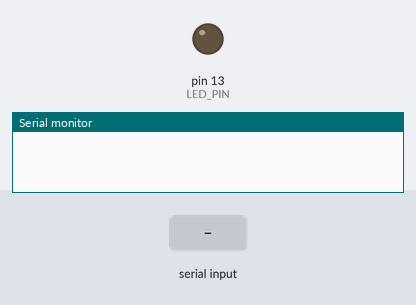
Simulated run of this sketch. Board: Arduino Uno, built with avr-gcc and run on an emulated ATmega328P. Shown: output pins drawn as LEDs (lit = HIGH), the last lines printed to the serial monitor. Dashed ring = blinking. The inputs (shaded band) are chosen by the test bench.

Above: at 1.2 s.
1.3 s: "b" received over Serial
At 1.55 s:
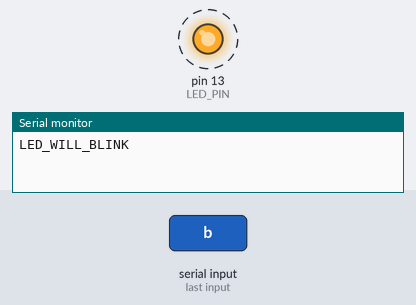
4.3 s: "u" received over Serial
At 5.5 s:
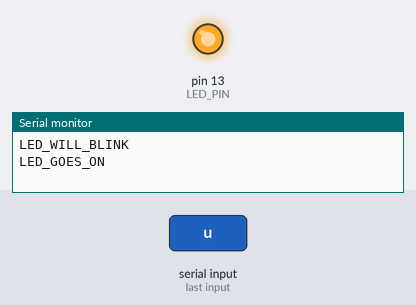
5.8 s: "d" received over Serial
At 6.7 s:
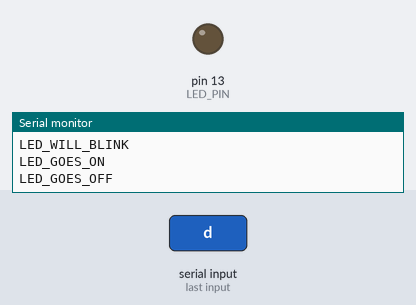
Timing chart, 0 to 8.8 s (numbered marks = the images above; inputs shaded):
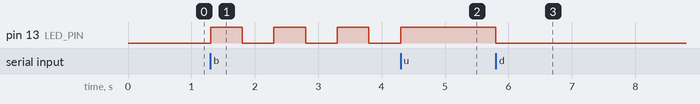

Measured:
- after the input at 1.3 s, pin 13 (LED_PIN): alternates HIGH for 0.50 s and LOW for 0.50 s, starting at once
- after the input at 4.3 s, pin 13 (LED_PIN): goes on until 4.3 s, then stays HIGH
- after the input at 5.8 s, pin 13 (LED_PIN): HIGH → LOW at once

The sketch:

actuator.ino
```cpp
// Управление светодиодом по UART: 'u' - вкл, 'd' - выкл, 'b' - мигание.
// Пин 13 - встроенный LED на большинстве плат (Uno/Nano).

#define LED_PIN 13

char cmd_mode = 'd';   // 'u': on, 'd': off, 'b': blink
bool led_on = false;
uint32_t blink_ts = 0;
const uint16_t BLINK_MS = 500;

void setup() {
  Serial.begin(9600);
  pinMode(LED_PIN, OUTPUT);
  digitalWrite(LED_PIN, LOW);
}

void loop() {
  //  Приём команд
  if (Serial.available()) {
    char c = Serial.read();

    switch (c) {
      case 'u':
        cmd_mode = 'u';
        digitalWrite(LED_PIN, HIGH);
        Serial.println("LED_GOES_ON");
        break;
      case 'd':
        cmd_mode = 'd';
        digitalWrite(LED_PIN, LOW);
        Serial.println("LED_GOES_OFF");
        break;
      case 'b':
        cmd_mode = 'b';
        Serial.println("LED_WILL_BLINK");
        break;
      default:
        // Игнорим мусор - не наш формат.
        break;
    }
  }

  //  Реакция на режим 'b'
  if (cmd_mode == 'b') {
    uint32_t now = millis();
    if (now - blink_ts >= BLINK_MS) {
      blink_ts = now;
      led_on = !led_on;
      digitalWrite(LED_PIN, led_on);
    }
  }
}
```
